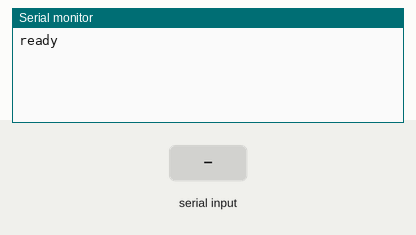
This sketch was run on a simulated ESP32. Parts: the last lines printed to the serial monitor. Inputs (shaded band) come from the test bench.

Above: at 1.2 s.
1.3 s: "90,45\n" received over Serial
At 1.9 s:
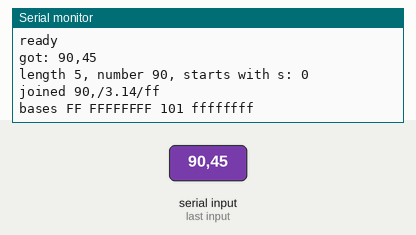
2.8 s: "5\n" received over Serial
At 4.0 s:
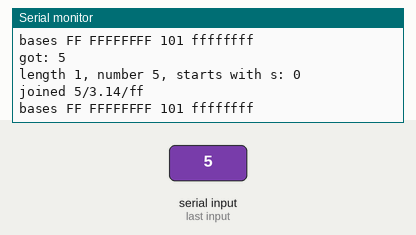
4.3 s: "s90\n" received over Serial
At 5.4 s:
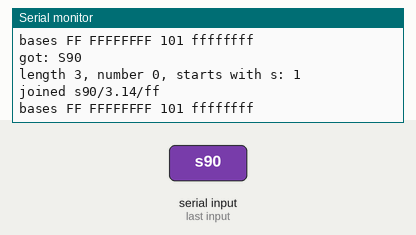
5.8 s: "s,45\n" received over Serial
At 6.6 s:
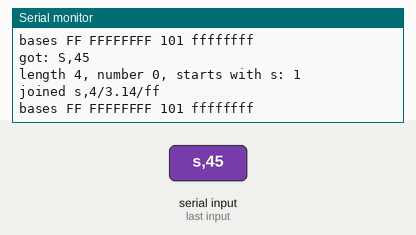
Timing chart, 0 to 8.3 s (numbered marks = the images above; inputs shaded):
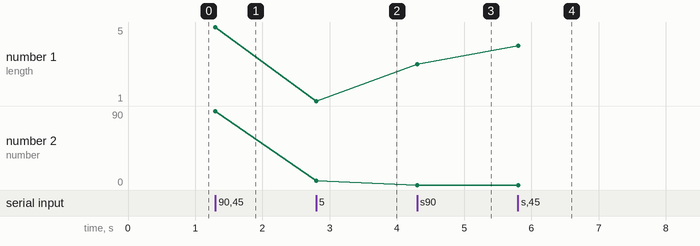

Measured:
- after the input at 1.3 s, the serial monitor: prints a new line at once (image 1)
- after the input at 2.8 s, the serial monitor: prints a new line at once (image 2)
- after the input at 4.3 s, the serial monitor: prints a new line at once (image 3)
- after the input at 5.8 s, the serial monitor: prints a new line at once (image 4)
- plotted number 1: 5 → 1 after the input at 2.8 s, 1 → 3 after the input at 4.3 s, 3 → 4 after the input at 5.8 s

The sketch:

echo.ino
```cpp
// Answers each line typed into the serial monitor.
void setup() { Serial.begin(115200); Serial.println("ready"); }
void loop() {
  if (Serial.available() > 0) {
    String line = Serial.readStringUntil('\n');
    line.trim();
    String loud = line;
    loud.toUpperCase();
    Serial.print("got: ");
    Serial.println(loud);
    Serial.printf("length %d, number %ld, starts with s: %d\n", line.length(), line.toInt(), line.startsWith("s"));
    Serial.println(String("joined ") + line.substring(0, 3) + "/" + String(3.14159, 2) + "/" + String(255, HEX));
    // The board writes other bases two ways: String in small letters, print in capitals.
    Serial.print("bases ");
    Serial.print(255, HEX);
    Serial.print(' ');
    Serial.print(-1, HEX);
    Serial.print(' ');
    Serial.print(5, BIN);
    Serial.print(' ');
    Serial.println(String(-1, HEX));
  }
}
```
